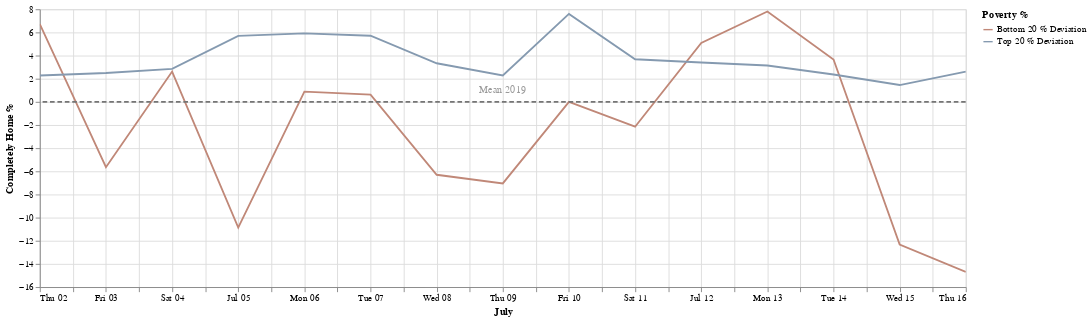

Notebook source saved alongside this figure:
### Markdown cell above
**July 6, 2020:** 
NYC begins Phase 3 of reopening, without indoor dining

### Code cell
start_date = '2020-7-1'
end_date = '2020-7-16'
df3 = apply_date_filter(df,start_date,end_date)
chart = create_chart(df3,'July')
chart

### Figure 1 — Vega-Lite specification as saved in the notebook (floating-point values rounded to 4 significant figures)
{"config": {"view": {"continuousHeight": 300, "continuousWidth": 400}, "range": {"category": {"scheme": ["#FF4500", "#a0aab4", "#4E79A7"]}}}, "layer": [{"data": {"name": "data-3d5fc169b2ad921c7c67337ef71cc1fa"}, "mark": "line", "encoding": {"color": {"type": "nominal", "field": "Poverty %"}, "x": {"type": "temporal", "field": "date", "title": "July"}, "y": {"type": "quantitative", "field": "completely_home_value", "title": "Completely Home %"}}, "selection": {"selector005": {"type": "interval", "bind": "scales", "encodings": ["x", "y"]}}, "transform": [{"fold": ["Bottom 20 % Deviation", "Top 20 % Deviation"], "as": ["Poverty %", "completely_home_value"]}], "width": 1000}, {"data": {"name": "data-7f3a6b86ed460c4e648f2393735a11f6"}, "mark": {"type": "rule", "color": "#757575", "size": 2, "strokeDash": [5, 3]}, "encoding": {"size": {"value": 2}, "y": {"type": "quantitative", "field": "Mean 2019"}}}, {"data": {"name": "data-d764767e7dd3b10b2c76c1355ce10ef3"}, "mark": {"type": "text", "angle": 0, "text": "Mean 2019"}, "encoding": {"opacity": {"value": 0.4}, "y": {"type": "quantitative", "field": "y"}}}], "$schema": "https://vega.github.io/schema/vega-lite/v4.8.1.json", "datasets": {"data-3d5fc169b2ad921c7c67337ef71cc1fa": [{"date": "2020-07-12T00:00:00+00:00", "Top 20 %": 37.6, "Bottom 20 %": 39.29, "Top 20 % Deviation": 3.404, "Bottom 20 % Deviation": 5.094}, {"date": "2020-07-03T00:00:00+00:00", "Top 20 %": 36.69, "Bottom 20 %": 28.55, "Top 20 % Deviation": 2.496, "Bottom 20 % Deviation": -5.643}, {"date": "2020-07-14T00:00:00+00:00", "Top 20 %": 36.56, "Bottom 20 %": 37.85, "Top 20 % Deviation": 2.363, "Bottom 20 % Deviation": 3.659}, {"date": "2020-07-07T00:00:00+00:00", "Top 20 %": 39.9, "Bottom 20 %": 34.81, "Top 20 % Deviation": 5.712, "Bottom 20 % Deviation": 0.6227}, {"date": "2020-07-08T00:00:00+00:00", "Top 20 %": 37.52, "Bottom 20 %": 27.89, "Top 20 % Deviation": 3.333, "Bottom 20 % Deviation": -6.301}, {"date": "2020-07-16T00:00:00+00:00", "Top 20 %": 36.8, "Bottom 20 %": 19.5, "Top 20 % Deviation": 2.607, "Bottom 20 % Deviation": -14.69}, {"date": "2020-07-13T00:00:00+00:00", "Top 20 %": 37.34, "Bottom 20 %": 42.0, "Top 20 % Deviation": 3.144, "Bottom 20 % Deviation": 7.808}, {"date": "2020-07-11T00:00:00+00:00", "Top 20 %": 37.87, "Bottom 20 %": 32.04, "Top 20 % Deviation": 3.682, "Bottom 20 % Deviation": -2.147}, {"date": "2020-07-04T00:00:00+00:00", "Top 20 %": 37.04, "Bottom 20 %": 36.81, "Top 20 % Deviation": 2.845, "Bottom 20 % Deviation": 2.619}, {"date": "2020-07-10T00:00:00+00:00", "Top 20 %": 41.79, "Bottom 20 %": 34.18, "Top 20 % Deviation": 7.599, "Bottom 20 % Deviation": -0.009957}, {"date": "2020-07-09T00:00:00+00:00", "Top 20 %": 36.48, "Bottom 20 %": 27.14, "Top 20 % Deviation": 2.285, "Bottom 20 % Deviation": -7.049}, {"date": "2020-07-06T00:00:00+00:00", "Top 20 %": 40.11, "Bottom 20 %": 35.08, "Top 20 % Deviation": 5.922, "Bottom 20 % Deviation": 0.8836}, {"date": "2020-07-02T00:00:00+00:00", "Top 20 %": 36.47, "Bottom 20 %": 40.92, "Top 20 % Deviation": 2.278, "Bottom 20 % Deviation": 6.724}, {"date": "2020-07-15T00:00:00+00:00", "Top 20 %": 35.65, "Bottom 20 %": 21.87, "Top 20 % Deviation": 1.454, "Bottom 20 % Deviation": -12.32}, {"date": "2020-07-05T00:00:00+00:00", "Top 20 %": 39.89, "Bottom 20 %": 23.33, "Top 20 % Deviation": 5.701, "Bottom 20 % Deviation": -10.86}], "data-7f3a6b86ed460c4e648f2393735a11f6": [{"Mean 2019": 0}], "data-d764767e7dd3b10b2c76c1355ce10ef3": [{"y": 1}]}}
